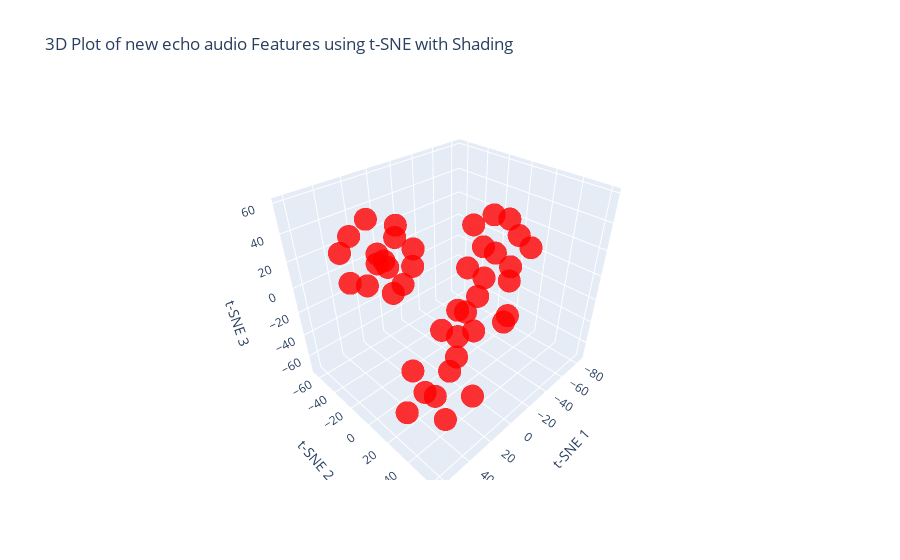

The code cell stored with this chart in its notebook:
### Code cell
non_anomalous_echo_audio_features = extract_features_from_files(non_anomalous_echo_audio,0.15)
print(len(non_anomalous_echo_audio))
visualize_audio(non_anomalous_echo_audio_features, 'new echo audio',len(non_anomalous_echo_audio))

### Figure 1 — Plotly figure (JSON) as saved in the notebook; plotly's stock layout.template omitted (floating-point values rounded to 4 significant figures)
{"data": [{"marker": {"color": ["red", "red", "red", "red", "red", "red", "red", "red", "red", "red", "red", "red", "red", "red", "red", "red", "red", "red", "red", "red", "red", "red", "red", "red", "red", "red", "red", "red", "red", "red", "red", "red", "red", "red", "red", "red", "red", "red", "red", "red", "red", "red"], "opacity": 0.8, "size": 8}, "mode": "markers", "type": "scatter3d", "x": [-5.729, 12.79, 22.84, -10.27, 2.816, 6.517, -14.56, 2.316, 53.33, 48.79, 36.72, 35.66, 32.86, 56.54, 62.29, 17.51, 9.317, 11.48, -10.74, -2.664, 1.772, -5.061, -17.06, -38.65, -34.14, -16.57, -33.3, -50.03, -61.83, -66.8, -50.06, -76.35, -83.86, -70.12, -67.57, 38.87, 45.82, 56.31, 41.7, 33.76, 25.21, 21.35], "y": [-32.58, -48.83, -49.89, -58.11, -47.83, -30.77, -44.85, -65.21, -26.69, 11.91, -7.928, -23.25, 0.2739, -8.915, -4.591, 38.49, 61.55, 45.68, 46.07, 50.47, 24.86, 27.47, -1.515, -21.54, -17.13, -17.07, 0.6001, -17.76, -17.81, 0.8049, 3.307, -21.13, -2.025, 18.68, 4.498, 43.47, 42.43, 28.42, 18.13, 19.31, 52.88, 29.6], "z": [15.12, 11.98, -9.881, 12.23, -25.44, -7.382, -8.304, -7.678, 38.8, 44.71, 34.72, 55.14, 58.96, 57.74, 33.29, 12.9, 18.66, 36.48, 24.08, 0.8658, 29.08, 6.515, -71.77, -49.52, -71.43, -54.24, -54.22, 22.56, -0.004956, 27.72, 8.236, 20.15, 7.135, 10.71, -10.35, -56.65, -31.04, -48.28, -30.79, -55.19, -38.93, -37.4]}], "layout": {"scene": {"xaxis": {"title": {"text": "t-SNE 1"}}, "yaxis": {"title": {"text": "t-SNE 2"}}, "zaxis": {"title": {"text": "t-SNE 3"}}}, "title": {"text": "3D Plot of new echo audio Features using t-SNE with Shading"}}}
